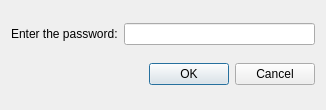
<?xml version="1.0" encoding="UTF-8"?>
<ui version="4.0">
 <class>CrazyCaesarDialog</class>
 <widget class="QDialog" name="CrazyCaesarDialog">
  <property name="geometry">
   <rect>
    <x>0</x>
    <y>0</y>
    <width>326</width>
    <height>110</height>
   </rect>
  </property>
  <property name="windowTitle">
   <string>Dialog</string>
  </property>
  <layout class="QVBoxLayout" name="verticalLayout">
   <item>
    <layout class="QHBoxLayout" name="horizontalLayout">
     <item>
      <widget class="QLabel" name="label">
       <property name="text">
        <string>Enter the password:</string>
       </property>
      </widget>
     </item>
     <item>
      <widget class="QLineEdit" name="PasswordEdit"/>
     </item>
    </layout>
   </item>
   <item>
    <widget class="QDialogButtonBox" name="buttonBox">
     <property name="orientation">
      <enum>Qt::Horizontal</enum>
     </property>
     <property name="standardButtons">
      <set>QDialogButtonBox::Cancel|QDialogButtonBox::Ok</set>
     </property>
    </widget>
   </item>
  </layout>
 </widget>
 <resources/>
 <connections>
  <connection>
   <sender>buttonBox</sender>
   <signal>accepted()</signal>
   <receiver>CrazyCaesarDialog</receiver>
   <slot>accept()</slot>
   <hints>
    <hint type="sourcelabel">
     <x>248</x>
     <y>254</y>
    </hint>
    <hint type="destinationlabel">
     <x>157</x>
     <y>274</y>
    </hint>
   </hints>
  </connection>
  <connection>
   <sender>buttonBox</sender>
   <signal>rejected()</signal>
   <receiver>CrazyCaesarDialog</receiver>
   <slot>reject()</slot>
   <hints>
    <hint type="sourcelabel">
     <x>316</x>
     <y>260</y>
    </hint>
    <hint type="destinationlabel">
     <x>286</x>
     <y>274</y>
    </hint>
   </hints>
  </connection>
 </connections>
</ui>
